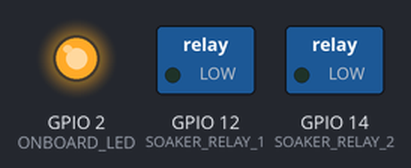
A sketch run on a simulated ESP32. Parts: switched loads named in the sketch (green lamp = pin HIGH), output pins drawn as LEDs (lit = HIGH). WiFi joins after 1.5 s; servers stay silent unless stated.

Above: at 0.1 s.
At 1.6 s:
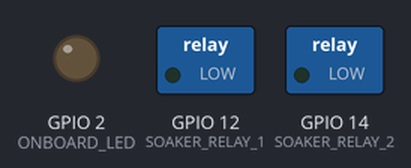
Timing chart, 0 to 3.1 s (numbered marks = the images above):
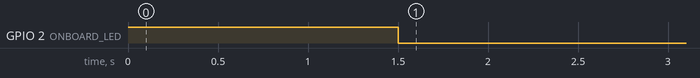

The sketch:

opengrower-irrigation-controller-esp32.ino
```cpp
#include <WiFi.h>
#include <HTTPClient.h>

#define ONBOARD_LED 2

// digital pins for soaker relay control
#define SOAKER_RELAY_1  12
#define SOAKER_RELAY_2  14

// name of sensor that is controlling relay state
#define SENSOR_1 "beds_1_&_2"
#define SENSOR_2 "beds_3_&_4"

// wifi credentials
#define STASSID ""
#define STAPSK  ""

// TODO: don't hardcode sensor name
// url for opengrower-sensor-server
#define HOST "http://192.168.1.100:8080/irrigation/beds_1_&_2"

#define LOOP_DELAY 120e3

const char* ssid = STASSID;
const char* password = STAPSK;
const char* host = HOST;

void setup() {
  // Set ONBOARD_LED to output mode
  pinMode(ONBOARD_LED, OUTPUT);

  // Set ONBOARD LED to HIGH on setup
  digitalWrite(ONBOARD_LED, HIGH);

  // Set SOAKER_RELAY_X to output mode
  pinMode(SOAKER_RELAY_1, OUTPUT);
  pinMode(SOAKER_RELAY_2, OUTPUT);

  // Set SOAKER_RELAY_X to low on startup
  digitalWrite(SOAKER_RELAY_1, LOW);
  digitalWrite(SOAKER_RELAY_2, LOW);

  // Connect to network
  WiFi.mode(WIFI_STA);
  WiFi.begin(ssid, password);
  while (WiFi.status() != WL_CONNECTED) {
    delay(500);
  }

  // Set ONBOARD LED to low on setup complete
  digitalWrite(ONBOARD_LED, LOW);
}

void loop() {
  if ((WiFi.status() == WL_CONNECTED)) {
    HTTPClient http;
    http.begin(host);
    int httpCode = http.GET();
    String response = http.getString();
    if(httpCode > 0){
      int state = response.toInt();
      if(state == 1 || state == 0){
        digitalWrite(SOAKER_RELAY_1, state);
      } else {
         // state == -1  ERROR
         // state ==  2  HOLD_ON
         // state ==  3  HOLD_OFF
      }
    }
    http.end();
  }

  delay(LOOP_DELAY);
}
```
